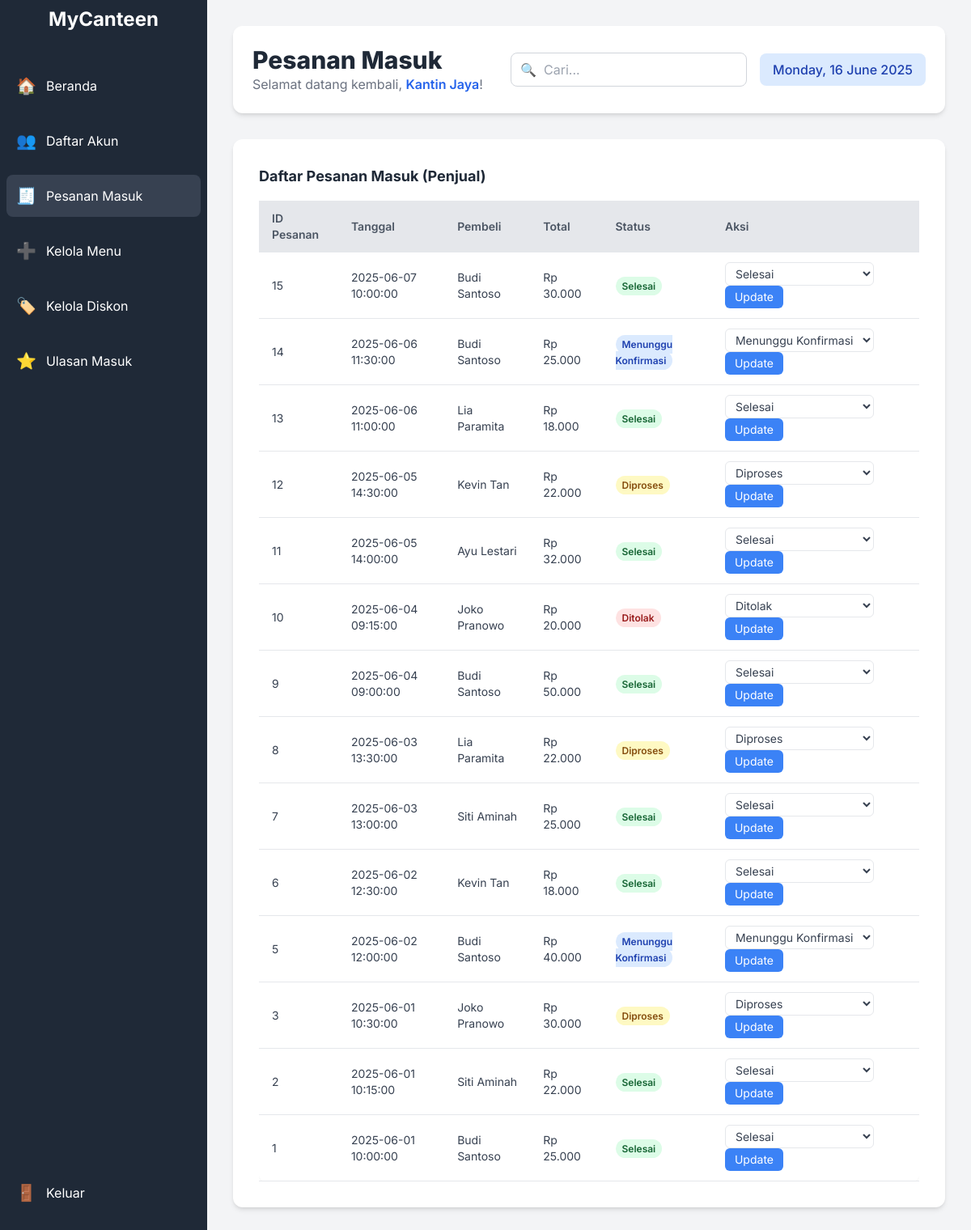
/index.php?page=pesanan (signed in), run on an earlier commit of the app's database.
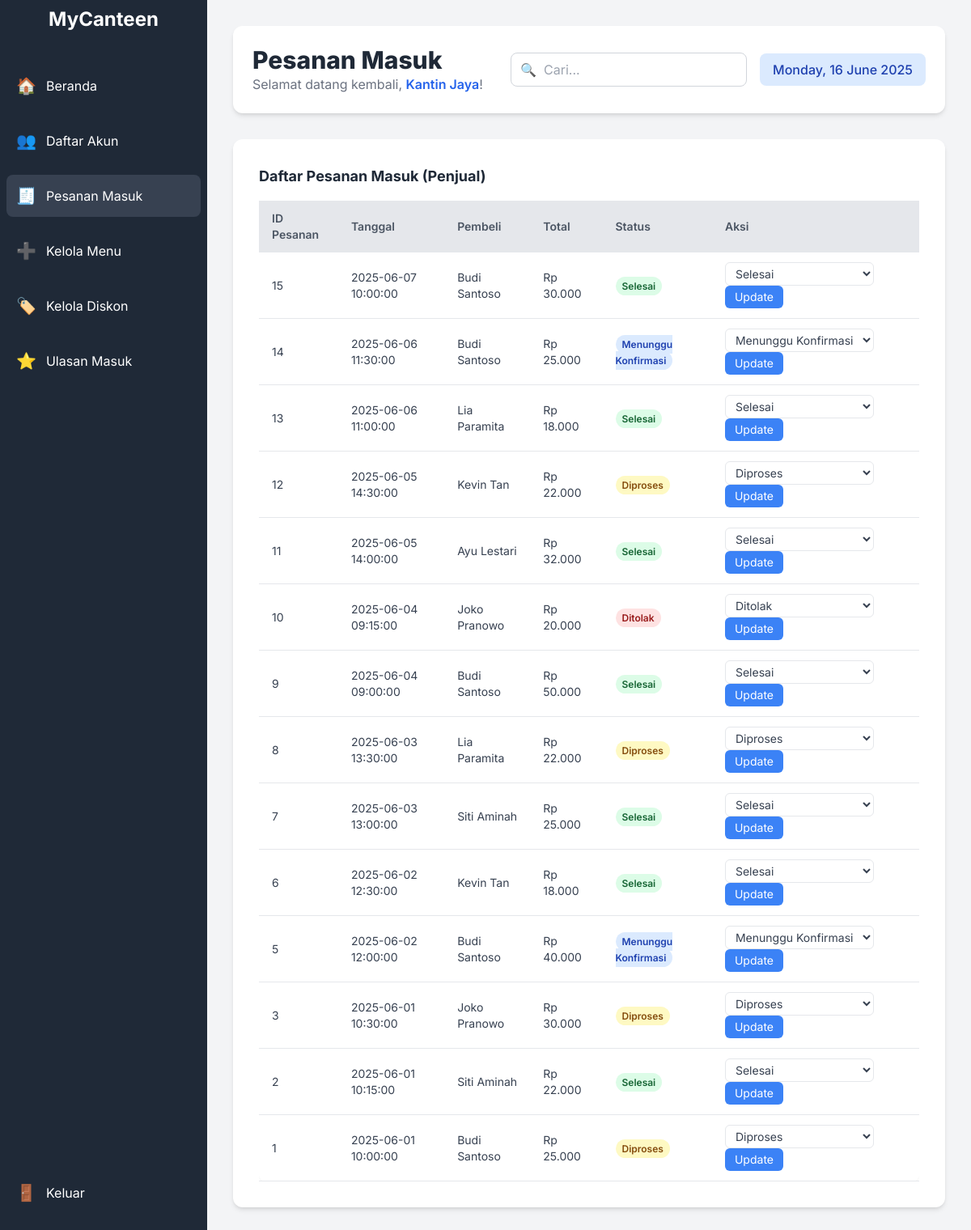
And on a later commit of the database.
### tables this page shows
CREATE TABLE Pesanan (
    pesanan_id INT AUTO_INCREMENT PRIMARY KEY, 
    pesanan_date TIMESTAMP NOT NULL DEFAULT CURRENT_TIMESTAMP,
    pesanan_total INT NOT NULL,
    pesanan_paym VARCHAR(50) NOT NULL,
    status VARCHAR(20) NOT NULL DEFAULT 'Menunggu Konfirmasi', 
    Pembeli_id_mah VARCHAR(10), 
    FOREIGN KEY (Pembeli_id_mah) REFERENCES Pembeli(nrp) ON DELETE CASCADE 
);

CREATE TABLE Pembeli (
    nrp VARCHAR(10) PRIMARY KEY,
    nama VARCHAR(100) NOT NULL,
    email VARCHAR(255) UNIQUE NOT NULL,
    password VARCHAR(255) NOT NULL, 
    nomor_telepon VARCHAR(18) NOT NULL,
    alamat VARCHAR(255) NOT NULL
);

### koneksi.php (called while the page is built, shortened)
<?php
function fetch_assoc_db($result)
{
    return mysqli_fetch_assoc($result);
}
?>

### views/pesanan_penjual_content.php (the view, shortened to what this page needs)
<div class="bg-white p-8 rounded-xl shadow-md">
    <h4 class="text-lg font-bold text-gray-800 mb-4">Daftar Pesanan Masuk (Penjual)</h4>
    <div class="overflow-x-auto">
        <table class="min-w-full bg-white rounded-lg shadow-sm">
            <thead class="bg-gray-200">
                <tr>
                    <th class="py-3 px-4 text-left text-sm font-semibold text-gray-600">ID Pesanan</th>
                    <th class="py-3 px-4 text-left text-sm font-semibold text-gray-600">Tanggal</th>
                    <th class="py-3 px-4 text-left text-sm font-semibold text-gray-600">Pembeli</th>
                    <th class="py-3 px-4 text-left text-sm font-semibold text-gray-600">Total</th>
                    <th class="py-3 px-4 text-left text-sm font-semibold text-gray-600">Status</th>
                    <th class="py-3 px-4 text-left text-sm font-semibold text-gray-600">Aksi</th>
                </tr>
            </thead>
            <tbody>
                <?php
                $seller_id = $_SESSION['user_id'];
                $query_seller_orders = "
                    SELECT DISTINCT
                        p.pesanan_id,
                        p.pesanan_date,
                        p.pesanan_total,
                        p.pesanan_paym,
                        p.status,
                        b.nama AS nama_pembeli
                    FROM
                        Pesanan p
                    JOIN
                        DetailPesanan dp ON p.pesanan_id = dp.Pesanan_pesanan_id
                    JOIN
                        Menu m ON dp.Menu_id_menu = m.id_menu
                    JOIN
                        Pembeli b ON p.Pembeli_id_mah = b.nrp
                    WHERE
                        m.Penjual_id_kan = ?
                    ORDER BY p.pesanan_date DESC;
                ";
                $stmt_seller_orders = mysqli_prepare($conn, $query_seller_orders);
                mysqli_stmt_bind_param($stmt_seller_orders, "s", $seller_id);
                mysqli_stmt_execute($stmt_seller_orders);
                $result_seller_orders = mysqli_stmt_get_result($stmt_seller_orders);
                if ($result_seller_orders && mysqli_num_rows($result_seller_orders) > 0) {
                    while ($order = fetch_assoc_db($result_seller_orders)) {
                        echo '<tr class="border-b border-gray-200 hover:bg-gray-50">';
                        echo '<td class="py-3 px-4 text-sm text-gray-700">' . htmlspecialchars($order['pesanan_id']) . '</td>';
                        echo '<td class="py-3 px-4 text-sm text-gray-700">' . htmlspecialchars($order['pesanan_date']) . '</td>';
                        echo '<td class="py-3 px-4 text-sm text-gray-700">' . htmlspecialchars($order['nama_pembeli']) . '</td>';
                        echo '<td class="py-3 px-4 text-sm text-gray-700">Rp ' . number_format($order['pesanan_total'], 0, ',', '.') . '</td>';
                        echo '<td class="py-3 px-4 text-sm text-gray-700"><span class="px-2 py-1 rounded-full text-xs font-semibold ' .
                            ($order['status'] === 'Ditolak' ? 'bg-red-100 text-red-800' :
                                ($order['status'] === 'Diproses' ? 'bg-yellow-100 text-yellow-800' :
                                    ($order['status'] === 'Selesai' ? 'bg-green-100 text-green-800' : 'bg-blue-100 text-blue-800'))) . '"> ' . htmlspecialchars($order['status']) . '</span></td>';
                        echo '<td class="py-3 px-4 text-sm text-gray-700">';
                        echo '<form method="POST" action="?page=pesanan">';
                        echo '<select name="new_status" class="px-2 py-1 border rounded-md mr-2 text-gray-700 bg-white focus:outline-none focus:ring-2 focus:ring-blue-500">';
                        echo '<option value="Menunggu Konfirmasi" ' . ($order['status'] === 'Menunggu Konfirmasi' ? 'selected' : '') . '>Menunggu Konfirmasi</option>';
                        echo '<option value="Diproses" ' . ($order['status'] === 'Diproses' ? 'selected' : '') . '>Diproses</option>';
                        echo '<option value="Selesai" ' . ($order['status'] === 'Selesai' ? 'selected' : '') . '>Selesai</option>';
                        echo '<option value="Ditolak" ' . ($order['status'] === 'Ditolak' ? 'selected' : '') . '>Ditolak</option>';
                        echo '</select>';
                        echo '<button type="submit" name="update_status_submit" class="bg-blue-500 text-white px-3 py-1 rounded-md hover:bg-blue-600 transition-colors duration-200">Update</button>';
                        echo '</form>';
                        echo '</td>';
                        echo '</tr>';
                    }
                } else {
                    echo '<tr><td colspan="6" class="py-4 text-center text-gray-500">Tidak ada pesanan masuk.</td></tr>';
                }
                ?>
            </tbody>
        </table>
    </div>
</div>

What changed in the data, as far as the page shows it:
changed pesanan id 1: status "Selesai" → "Diproses"; new_status "Selesai" → "Diproses"
